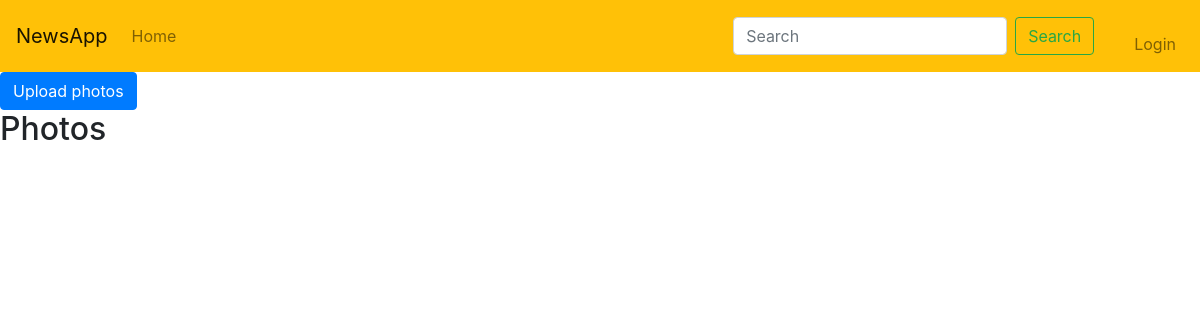
Page /album/create/ on the earlier database version.
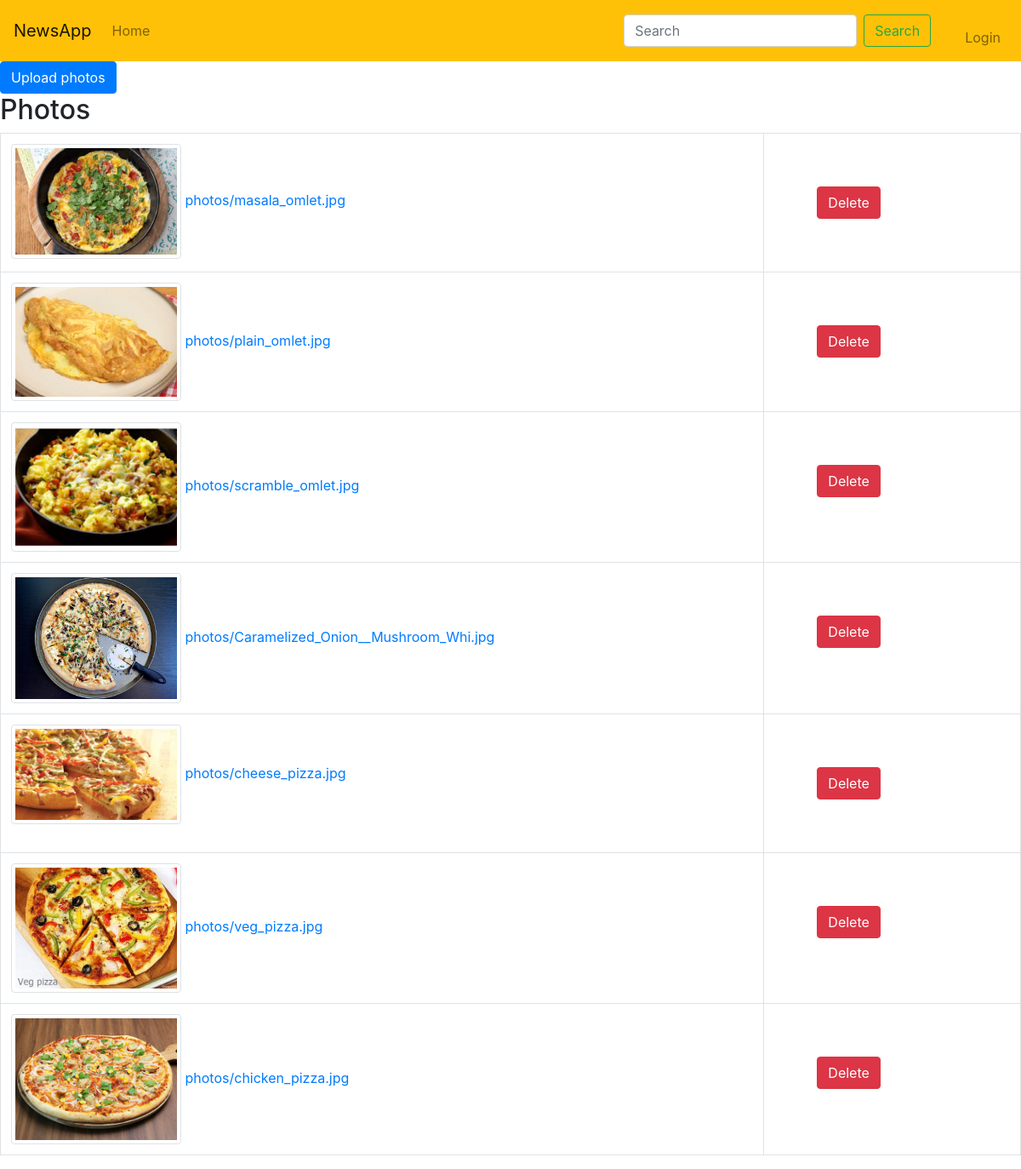
Same page on the later database version.
### newsapp/models.py (models this page shows, shortened)
class Photo(models.Model):
    title = models.CharField(max_length=255, blank=True)
    file = models.FileField(upload_to='photos/')
    uploaded_at = models.DateTimeField(auto_now_add=True)

### newsapp/views.py (the view, shortened to what this page needs)
# urls.py: path('album/create/', AdminGalleryView.as_view(), name='adminalbumcreate'),
class AdminGalleryView(View):
    def get(self, request):
        photos_list = Photo.objects.all()
        return render(self.request, 'admintemplates/newsapp/albumcreate.html', {'photos': photos_list})

### templates/admintemplates/newsapp/albumcreate.html (shortened to what this page needs)
{% extends "admintemplates/adminbase.html" %}
{% block content %}
{% block section %}
<button type="button" class="btn btn-primary js-upload-photos">
     Upload photos
</button>
<table id="gallery" class="table table-bordered">
  <h2>Photos</h2>
    <tbody>
        {% for photo in photos %}
        <tr>
            <td>
            	<a href="{{ photo.file.url }}">
            		<img src="{{photo.file.url}}" class="img-thumbnail" alt="{{photo.file.name}}" width="200" height="200"> {{ photo.file.name }}
            	</a>
            </td>
            <td>
              <button class="btn btn-danger" data-toggle="modal" data-target="#exampleModal" style="margin: 50px;" >Delete</button>
            </td>
        </tr>
        {% endfor %}
    </tbody>
</table>
{% endblock section %}
{% endblock %}

Differences in the rows shown:
added Photo: file (picture), file.name "photos/masala_omlet.jpg"
added Photo: file (picture), file.name "photos/plain_omlet.jpg"
added Photo: file (picture), file.name "photos/scramble_omlet.jpg"
added Photo: file (picture), file.name "photos/Caramelized_Onion__Mushroom_Whi.jpg"
added Photo: file (picture), file.name "photos/cheese_pizza.jpg"
added Photo: file (picture), file.name "photos/veg_pizza.jpg"
added Photo: file (picture), file.name "photos/chicken_pizza.jpg"
